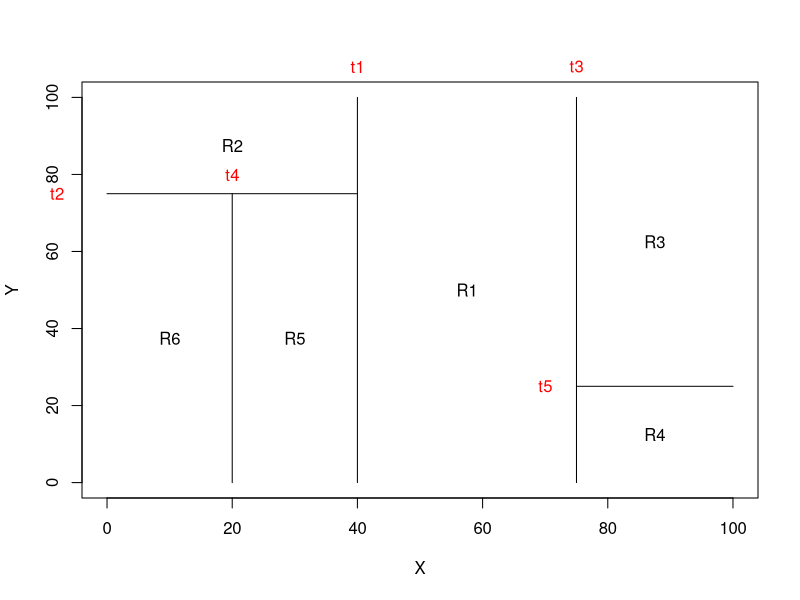

R code for this plot:
par(xpd = NA)
plot(NA, NA, type = "n", xlim = c(0, 100), ylim = c(0, 100), xlab = "X", ylab = "Y")
# t1: x = 40; (40, 0) (40, 100)
lines(x = c(40, 40), y = c(0, 100))
text(x = 40, y = 108, labels = c("t1"), col = "red")
# t2: y = 75; (0, 75) (40, 75)
lines(x = c(0, 40), y = c(75, 75))
text(x = -8, y = 75, labels = c("t2"), col = "red")
# t3: x = 75; (75,0) (75, 100)
lines(x = c(75, 75), y = c(0, 100))
text(x = 75, y = 108, labels = c("t3"), col = "red")
# t4: x = 20; (20,0) (20, 75)
lines(x = c(20, 20), y = c(0, 75))
text(x = 20, y = 80, labels = c("t4"), col = "red")
# t5: y=25; (75,25) (100,25)
lines(x = c(75, 100), y = c(25, 25))
text(x = 70, y = 25, labels = c("t5"), col = "red")

text(x = (40 + 75)/2, y = 50, labels = c("R1"))
text(x = 20, y = (100 + 75)/2, labels = c("R2"))
text(x = (75 + 100)/2, y = (100 + 25)/2, labels = c("R3"))
text(x = (75 + 100)/2, y = 25/2, labels = c("R4"))
text(x = 30, y = 75/2, labels = c("R5"))
text(x = 10, y = 75/2, labels = c("R6"))


#[  X<40 ] 
#|       |
#  [Y<75]    [X<75]
#|   |     |    |
# [X<20] R2    R1   [Y<25]
#|    |            |    |
# R6   R5           R4   R3
